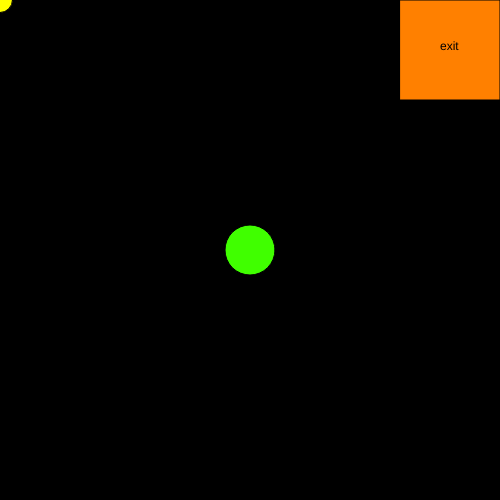
Frame 1 (no input)
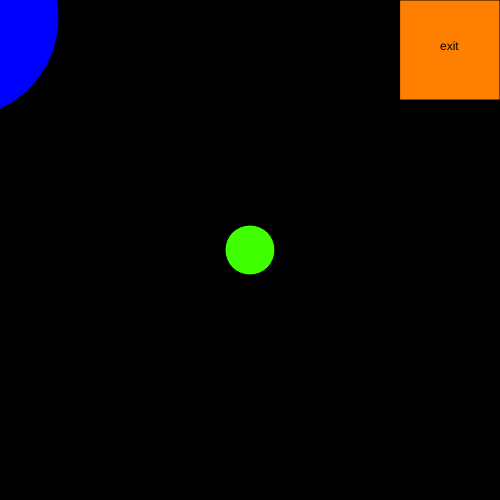
Frame 60 (no input)
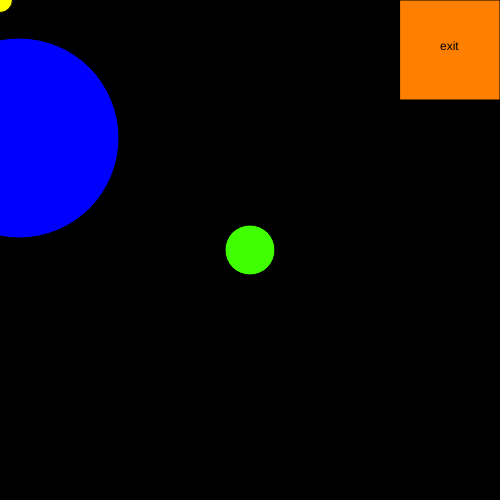
Frame 120 (the mouse pressed at the canvas centre since frame 60)

The p5.js sketch that drew these frames (run headless with seeded random() and noise() and a simulated clock; from frame 60 on, the mouse is pressed at the canvas centre):

// p5.js sketch
// ── sketch.js
//variables
var x = 250;
var y = 250;
var mousex = 0;
var mousey = 0;
var redc1 = -50;
var redc2 = -50;
var bluec1 = -100;
var bluec2 = -100;
var random1;
var random2;
var random3;
var random4;


//setup
function setup() {
  createCanvas(500, 500);
  random1 = Math.floor(Math.random() * 10) + 1;
  random2 = Math.floor(Math.random() * 10) + 1;
  random3 = Math.floor(Math.random() * 10) + 1;
  random4 = Math.floor(Math.random() * 10) + 1;
}


//drawwwwwwwwwwwwwwwwwwwwwwwwwwwwwwwwwwwwwwwwwwwwwwwwwwwwwwwwwwwwwwwwwwwwwwwwwww
function draw()
{
  background(0,0,0);
  //creates player
  playercreate()
  //moves player wasd
  playermove()
  //mouseclick creates yellow circle
  mouseclicks()
  //creates red circle
  redcircle()
  //moves red circle
  redcirclemove()
  //creates blue circle
  bluecircle()
  //moves blue circle
  bluecirclemove()
  //creates exit square
  exitsquare()
  //creates exit square message
  exitmessage()
  
}
//drawwwwwwwwwwwwwwwwwwwwwwwwwwwwwwwwwwwwwwwwwwwwwwwwwwwwwwwwwwwwwwwwwwwwww


//function to create player
function playercreate()
{
  //green circle
      fill(64, 255, 0);
      circle(x, y, 50);
}


//function to move player with keyboard
function playermove()
{
      
      //green circle moves wasd
      if (x >= 500 || x <=0) 
      {
        x = 250;
        y = 250;
      }
      if (keyIsDown(83)) 
      {
        y += 5;
      } 
      else if (keyIsDown(87)) 
      {
        y -= 5;
      }
      if (y >= 500 || y <=0) 
      {
        x = 250;
        y = 250;
      }
          if (keyIsDown(68)) 
      {
        x += 5;
      } 
      else if (keyIsDown(65)) 
      {
        x -= 5;
      }
}


//function for clicking mouse makes yellow dot
function mouseclicks()
{
   //mouse makes yellow dot
      fill(255,255,0);
      ellipse(mousex, mousey, 25, 25);
  
}
//function for mouseclick
function mouseClicked()
{
  mousex = mouseX;
      mousey = mouseY;
}


//function for red circle
function redcircle()
{
  //red circle
      fill(255, 0, 0);
      circle(redc1,redc2,100);
     
}
//function to move red circle
function redcirclemove()
{
  redc1 += random1;
     redc2 += random2;
     if(redc1 >= 550 || redc2 >=550)
     {
       redc1=-50;
       redc2=-50;
     }
}
  
//function for blue circle
function bluecircle()
{
      //blue circle
                      fill(0, 0, 255);
      circle(bluec1,bluec2,200);
    
     
}
//function to move blue circle
function bluecirclemove()
{
   bluec1 += random3;
     bluec2 += random4;
     if(bluec1 >= 600 || bluec2 >=600)
     {
       bluec1=-100;
       bluec2=-100;
     }
}


//function for exit square
function exitsquare()
{
     fill(255,128,0);
      square(400,0,100);
      fill(0,0,0);
      text('exit',440,50);
}
//function for exit message
function exitmessage()
{
     if(x >= 400 && y <=100)
      {
        fill(255,255,255);
        text('you win boiii',250,250);
      }
}
